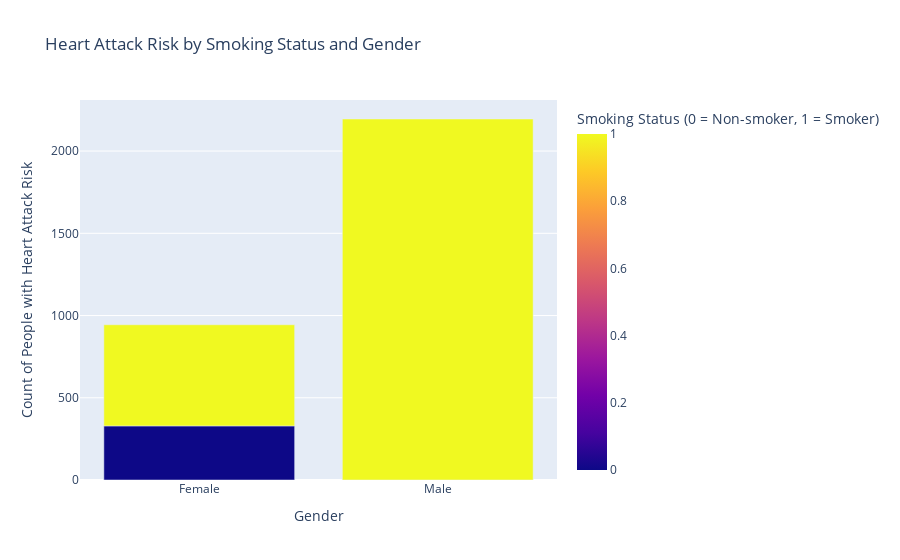

The cell this chart's notebook holds for it:
### Code cell
import plotly.express as px
import pandas as pd

# Filter data for individuals with Heart Attack Risk = 1
heart_risk_data = data[data['Heart Attack Risk'] == 1]

# Create a new DataFrame to group by Sex and Smoking, then calculate the weighted count
smoking_gender_group = heart_risk_data.groupby(['Sex', 'Smoking']).size().reset_index(name='Count')

# Create a grouped bar chart with a more distinct color palette
fig_smoking_gender_grouped = px.bar(smoking_gender_group, x='Sex', y='Count', color='Smoking',
                                    barmode='group', 
                                    title='Heart Attack Risk by Smoking Status and Gender',
                                    labels={'Smoking': 'Smoking Status (0 = Non-smoker, 1 = Smoker)', 
                                            'Count': 'Number of People'},
                                    color_discrete_sequence=px.colors.qualitative.Bold)

# Update layout for better visualization
fig_smoking_gender_grouped.update_layout(
    xaxis_title="Gender",
    yaxis_title="Count of People with Heart Attack Risk",
    legend_title="Smoking Status"
)

fig_smoking_gender_grouped.show()

### Figure 1 — Plotly figure (JSON) as saved in the notebook; plotly's stock layout.template omitted (floating-point values rounded to 4 significant figures)
{"data": [{"alignmentgroup": "True", "hovertemplate": "Sex=%{x}<br>Number of People=%{y}<br>Smoking Status (0 = Non-smoker, 1 = Smoker)=%{marker.color}<extra></extra>", "legendgroup": "", "marker": {"color": [0, 1, 1], "coloraxis": "coloraxis", "pattern": {"shape": ""}}, "name": "", "offsetgroup": "", "orientation": "v", "showlegend": false, "textposition": "auto", "type": "bar", "x": ["Female", "Female", "Male"], "xaxis": "x", "y": [329, 615, 2195], "yaxis": "y"}], "layout": {"barmode": "group", "coloraxis": {"colorbar": {"title": {"text": "Smoking Status (0 = Non-smoker, 1 = Smoker)"}}, "colorscale": [[0, "#0d0887"], [0.1111, "#46039f"], [0.2222, "#7201a8"], [0.3333, "#9c179e"], [0.4444, "#bd3786"], [0.5556, "#d8576b"], [0.6667, "#ed7953"], [0.7778, "#fb9f3a"], [0.8889, "#fdca26"], [1, "#f0f921"]]}, "legend": {"title": {"text": "Smoking Status"}, "tracegroupgap": 0}, "title": {"text": "Heart Attack Risk by Smoking Status and Gender"}, "xaxis": {"anchor": "y", "domain": [0, 1], "title": {"text": "Gender"}}, "yaxis": {"anchor": "x", "domain": [0, 1], "title": {"text": "Count of People with Heart Attack Risk"}}}}
